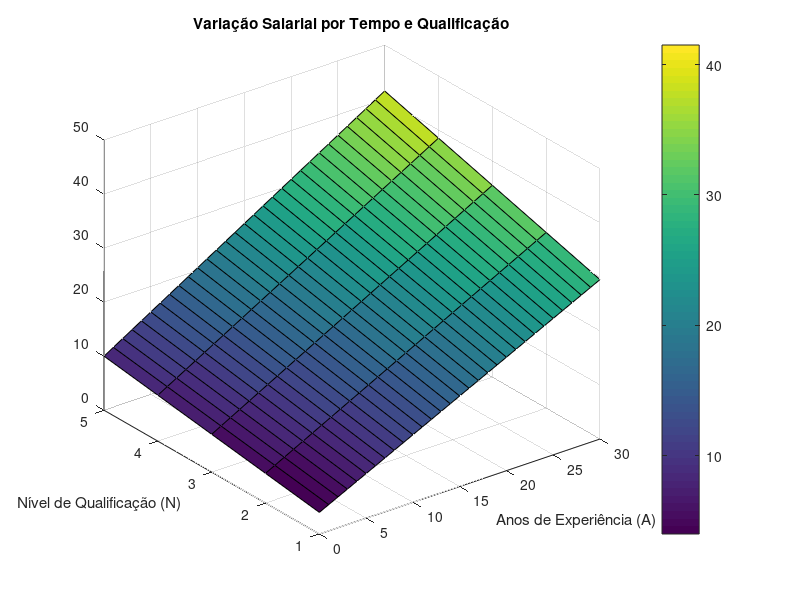

The MATLAB source for this figure:
anosExperiencia = 0:1:30;
nivelQualificacao = 1:1:5;

[X, Y] = meshgrid(anosExperiencia, nivelQualificacao);

% Fórmula do salario(x, y) = 2.5 + 0.8x + 1.5y + 0.05xy

Z = 2.5 + 0.8*X + 1.5*Y + 0.05*X.*Y;

surf(X, Y, Z);
title("Variação Salarial por Tempo e Qualificação");

xlabel("Anos de Experiência (A)");
ylabel("Nível de Qualificação (N)");

colorbar;
grid on;